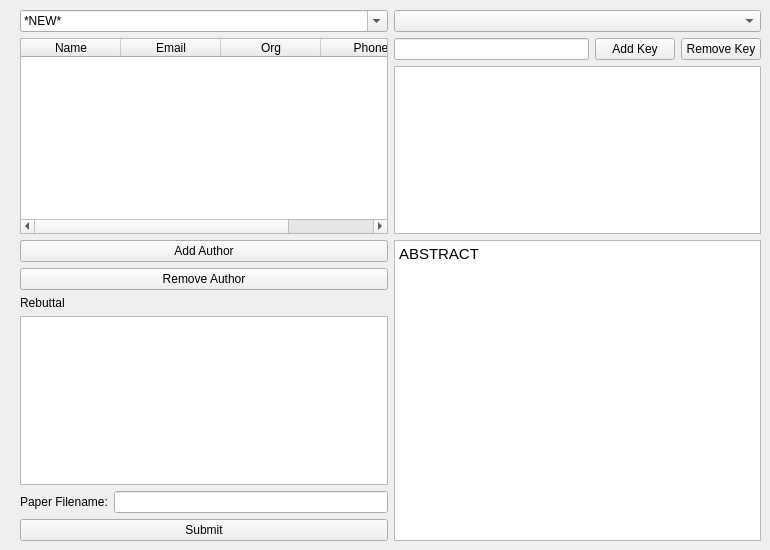
      <widget class="QWidget" name="authorTab">
       <attribute name="title">
        <string>Author</string>
       </attribute>
       <widget class="QWidget" name="gridLayoutWidget_3">
        <property name="geometry">
         <rect>
          <x>20</x>
          <y>10</y>
          <width>741</width>
          <height>531</height>
         </rect>
        </property>
        <layout class="QGridLayout" name="gridLayout_3">
         <item row="2" column="0">
          <layout class="QVBoxLayout" name="verticalLayout_8">
           <item>
            <widget class="QTableWidget" name="authorsTable">
             <column>
              <property name="text">
               <string>Name</string>
              </property>
             </column>
             <column>
              <property name="text">
               <string>Email</string>
              </property>
             </column>
             <column>
              <property name="text">
               <string>Org</string>
              </property>
             </column>
             <column>
              <property name="text">
               <string>Phone</string>
              </property>
             </column>
            </widget>
           </item>
          </layout>
         </item>
         <item row="1" column="1">
          <widget class="QComboBox" name="selectMainKey"/>
         </item>
         <item row="1" column="0">
          <widget class="QComboBox" name="selectPaperAuthor">
           <property name="editable">
            <bool>true</bool>
           </property>
           <item>
            <property name="text">
             <string>*NEW*</string>
            </property>
           </item>
          </widget>
         </item>
         <item row="5" column="1">
          <widget class="QTextEdit" name="paperAbstract">
           <property name="html">
            <string>&lt;!DOCTYPE HTML PUBLIC &quot;-//W3C//DTD HTML 4.0//EN&quot; &quot;http://www.w3.org/TR/REC-html40/strict.dtd&quot;&gt;
&lt;html&gt;&lt;head&gt;&lt;meta name=&quot;qrichtext&quot; content=&quot;1&quot; /&gt;&lt;style type=&quot;text/css&quot;&gt;
p, li { white-space: pre-wrap; }
&lt;/style&gt;&lt;/head&gt;&lt;body style=&quot; font-family:'Ubuntu'; font-size:11pt; font-weight:400; font-style:normal;&quot;&gt;
&lt;p style=&quot; margin-top:0px; margin-bottom:0px; margin-left:0px; margin-right:0px; -qt-block-indent:0; text-indent:0px;&quot;&gt;ABSTRACT&lt;/p&gt;&lt;/body&gt;&lt;/html&gt;</string>
           </property>
          </widget>
         </item>
         <item row="2" column="1">
          <layout class="QVBoxLayout" name="verticalLayout_14">
           <item>
            <layout class="QHBoxLayout" name="horizontalLayout_4">
             <item>
              <widget class="QLineEdit" name="paperKeyEntry"/>
             </item>
             <item>
              <widget class="QPushButton" name="addPaperKey">
               <property name="text">
                <string>Add Key</string>
               </property>
              </widget>
             </item>
             <item>
              <widget class="QPushButton" name="rmvPaperKey">
               <property name="text">
                <string>Remove Key</string>
               </property>
              </widget>
             </item>
            </layout>
           </item>
           <item>
            <widget class="QListWidget" name="paperKeyListAuth"/>
           </item>
          </layout>
         </item>
         <item row="5" column="0">
          <layout class="QVBoxLayout" name="verticalLayout_10">
           <item>
            <widget class="QPushButton" name="addAuthor">
             <property name="text">
              <string>Add Author</string>
             </property>
            </widget>
           </item>
           <item>
            <widget class="QPushButton" name="rmvAuthor">
             <property name="text">
              <string>Remove Author</string>
             </property>
            </widget>
           </item>
           <item>
            <widget class="QLabel" name="label_32">
             <property name="text">
              <string>Rebuttal</string>
             </property>
            </widget>
           </item>
           <item>
            <widget class="QTextEdit" name="rebuttalEntry"/>
           </item>
           <item>
            <layout class="QHBoxLayout" name="horizontalLayout_34">
             <item>
              <widget class="QLabel" name="label_4">
               <property name="text">
                <string>Paper Filename:</string>
               </property>
              </widget>
             </item>
             <item>
              <widget class="QLineEdit" name="paperKeyEntry_3"/>
             </item>
            </layout>
           </item>
           <item>
            <widget class="QPushButton" name="submit">
             <property name="text">
              <string>Submit</string>
             </property>
            </widget>
           </item>
          </layout>
         </item>
        </layout>
       </widget>
      </widget>
